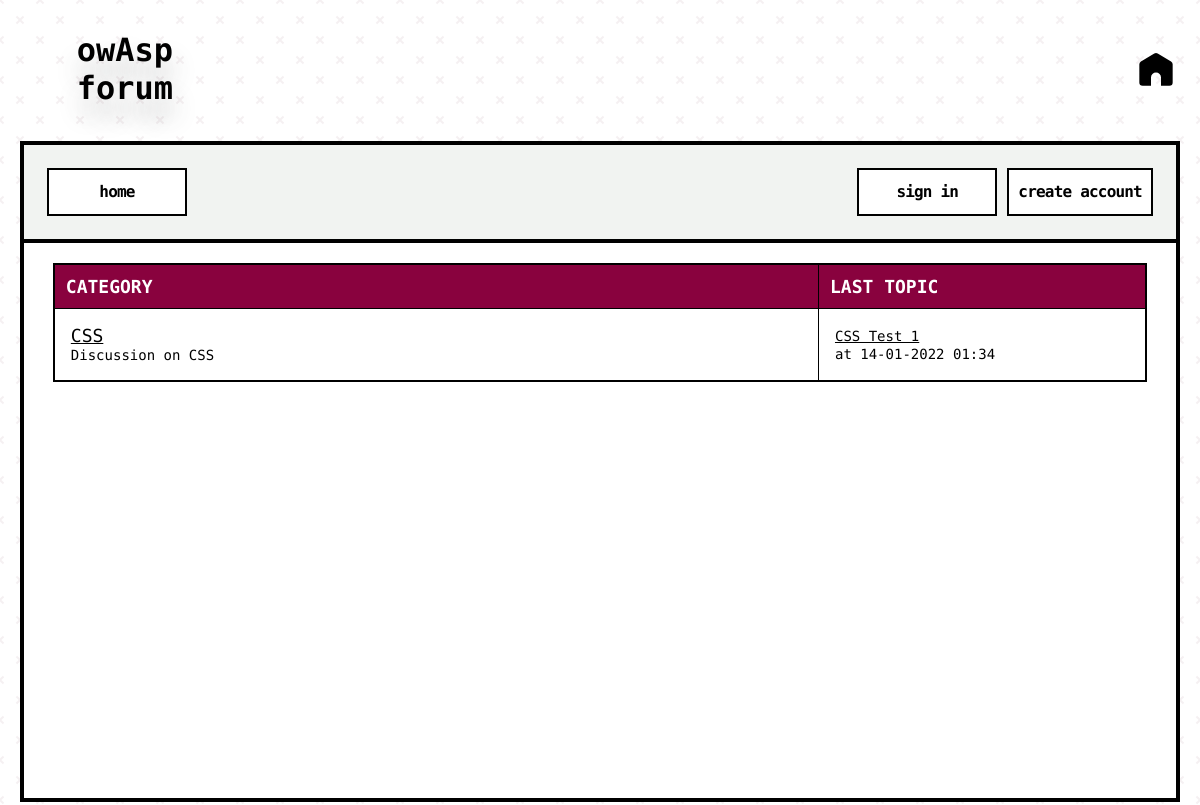
Page /forum/index.php on the earlier database version.
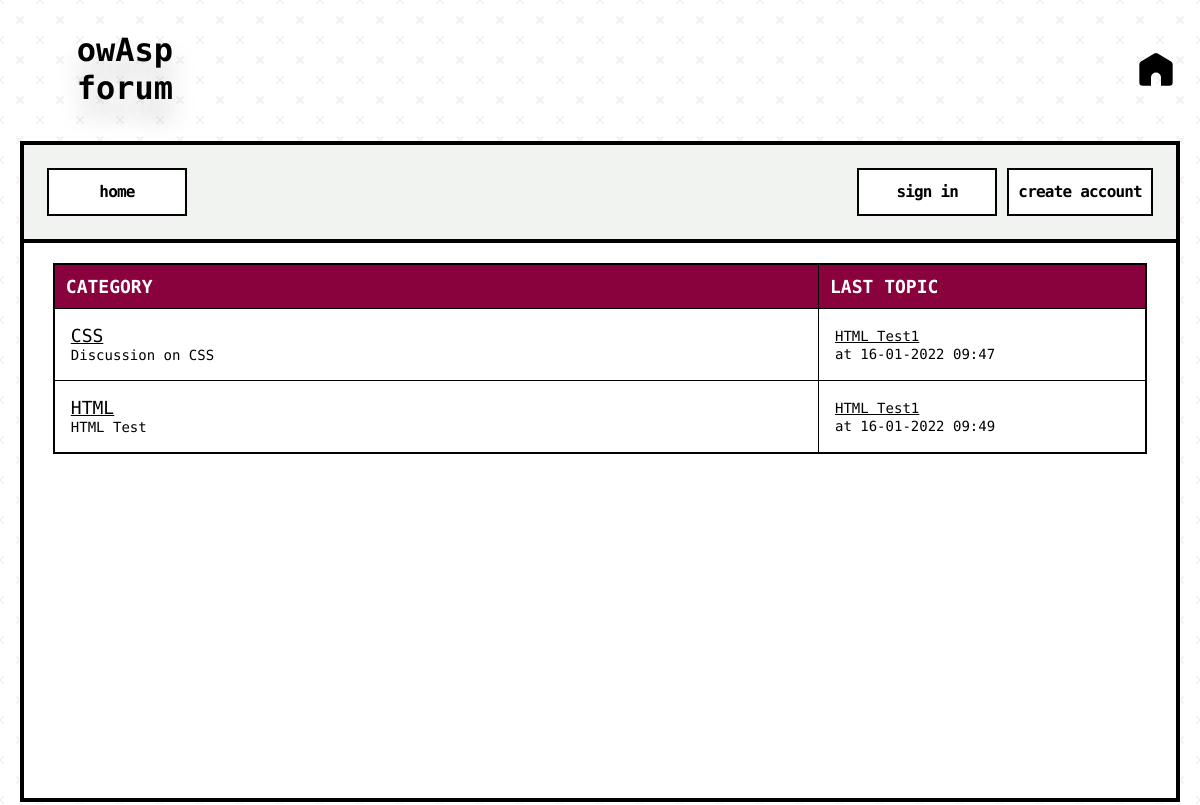
Same page on the later database version.
### tables this page shows
CREATE TABLE `categories` (
  `cat_id` int(8) NOT NULL,
  `cat_name` varchar(255) NOT NULL,
  `cat_description` varchar(255) NOT NULL
);

CREATE TABLE `topics` (
  `topic_id` int(8) NOT NULL,
  `topic_subject` varchar(255) NOT NULL,
  `topic_date` datetime NOT NULL,
  `topic_cat` int(8) NOT NULL,
  `topic_by` int(8) NOT NULL
);

### forum/index.php (the view, shortened to what this page needs)
<?php
include 'database.php';
include 'header.php';
$sql = "SELECT
			categories.cat_id,
			categories.cat_name,
			categories.cat_description,
			COUNT(topics.topic_id) AS topics
		FROM
			categories
		LEFT JOIN
			topics
		ON
			topics.topic_id = categories.cat_id
		GROUP BY
			categories.cat_id, categories.cat_name, categories.cat_description";
$result = mysqli_query($connect_database, $sql);
if(!$result)
{
	echo '<br><font style="font-size: 14px;">The categories could not be displayed, please try again later.</font><br><br>';
}
else
{
	if(mysqli_num_rows($result) == 0)
	{
		echo '<br><font style="font-size: 14px;">No categories defined yet.</font><br><br>';
	}
	else
	{
		echo '<table border="1">
			  <tr>
				<th>CATEGORY</th>
				<th>LAST TOPIC</th>
			  </tr>';
		while($row = mysqli_fetch_assoc($result))
		{
			echo '<tr>';
				echo '<td class="leftpart">';
					echo '<font style="font-size: 18px;"><a href="category.php?id=' . $row['cat_id'] . '">' . stripslashes($row['cat_name']) . '</a></font><br><font style="font-size: 14px;">' . stripslashes($row['cat_description']) . '</font>';
				echo '</td>';
				echo '<td class="rightpart">';
					$topicsql = "SELECT
									topic_id,
									topic_subject,
									topic_date,
									topic_cat
								FROM
									topics
								WHERE
									topic_cat = " . $row['cat_id'] . "
								ORDER BY
									topic_date
								DESC
								LIMIT
									1";
					$topicsresult = mysqli_query($connect_database, $topicsql);
					if(!$topicsresult)
					{
						echo '<br><font style="font-size: 14px;">Last topic could not be displayed.</font><br><br>';
					}
					else
					{
						if(mysqli_num_rows($topicsresult) == 0)
						{
							echo '<font style="font-size: 14px;">no topics</fonts>';
						}
						else
						{
							while($topicrow = mysqli_fetch_assoc($topicsresult))
							echo '<font style="font-size: 14px;"><a href="topic.php?id=' . $topicrow['topic_id'] . '">' . $topicrow['topic_subject'] . '</a><br> at ' . date('d-m-Y H:i', strtotime($topicrow['topic_date'])) . '</font>';
						}
					}
				echo '</td>';
			echo '</tr>';
		}
		echo '</table>';
	}
}
include 'footer.php';
?>

Differences in the rows shown:
computed for categories "CSS": loses topics (topic_subject "CSS Test 1", topic_date "14-01-2022 01:34")
added topics: topic_subject "HTML Test1", topic_date "16-01-2022 09:47", shown under categories "CSS"
added categories: cat_name "HTML", cat_description "HTML Test"
added topics: topic_subject "HTML Test1", topic_date "16-01-2022 09:49", shown under "HTML"
